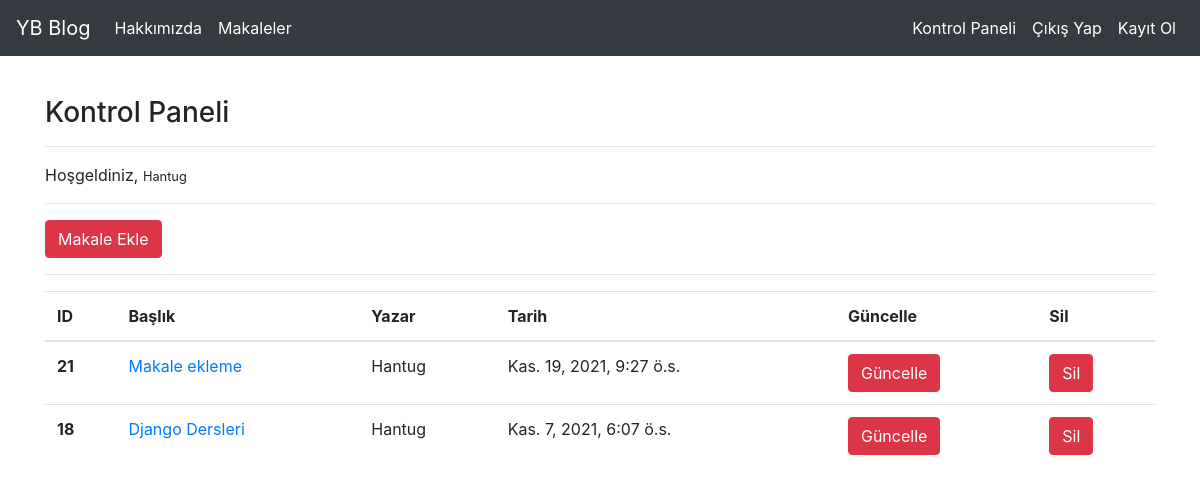
Screenshot of /articles/dashboard/ (signed in) with the database file from the repository.
### article/models.py (models this page shows, shortened)
class Article(models.Model):
    author = models.ForeignKey("auth.User",on_delete=models.CASCADE,verbose_name="Yazar") # "on_delete" kullanıcı silindiğinde makalelerini de silmeye yarar.
    title = models.CharField(max_length=50,verbose_name="Başlık") # "verbose_name" ismi değiştirir.
    content = RichTextField(verbose_name="İçerik")
    created_date = models.DateTimeField(auto_now_add=True,verbose_name="Oluşturulma Tarihi") # "auto_now_add" işlem yapıldığındaki zamanı veri olarak ekler.
    article_image = models.FileField(blank = True,null = True,verbose_name="Makaleye Fotoğraf Ekleyin")
    class Meta:
        ordering = ['-created_date']

### article/views.py (the view)
# urls.py: path('dashboard/',views.dashboard,name="dashboard"),
@login_required(login_url = "user:login")
def dashboard(request):
    articles = Article.objects.filter(author = request.user)
    context = {
        'articles':articles
    }
    return render(request,"dashboard.html",context)

### templates/dashboard.html
{% extends "layout.html" %}
{% block body %}
<h3>Kontrol Paneli</h3>
<hr>
<p>
    Hoşgeldiniz, <small>{{request.user.username}}</small>
</p>
<hr>
<a class="btn btn-danger" href="{% url 'article:addarticle' %}">Makale Ekle</a>
<hr>
<table class="table">
  <thead>
    <tr>
      <th scope="col">ID</th>
      <th scope="col">Başlık</th>
      <th scope="col">Yazar</th>
      <th scope="col">Tarih</th>
      <th scope="col">Güncelle</th>
      <th scope="col">Sil</th>
    </tr>
  </thead>
  <tbody>
    {% for article in articles %}
    <tr>
      <th scope="row">{{article.id}}</th>
      <td><a href="{% url 'article:detail' article.id %}">{{article.title}}</a></td>
      <td>{{article.author.username}}</td>
      <td>{{article.created_date}}</td>
      <td><a href="{% url 'article:update' article.id %}" class="btn btn-danger">Güncelle</a></td>
      <td><a href="{% url 'article:delete' article.id %}" class="btn btn-danger">Sil</a></td>
    </tr>
    {% endfor %}
  </tbody>
</table>
{% endblock body %}

### rows the page displays
Article: id "21", title "Makale ekleme", author.username "Hantug", created_date "Kas. 19, 2021, 9:27 ö.s."
Article: id "18", title "Django Dersleri", author.username "Hantug", created_date "Kas. 7, 2021, 6:07 ö.s."

### other values shown
{{ request.user.username }} "Hantug"
